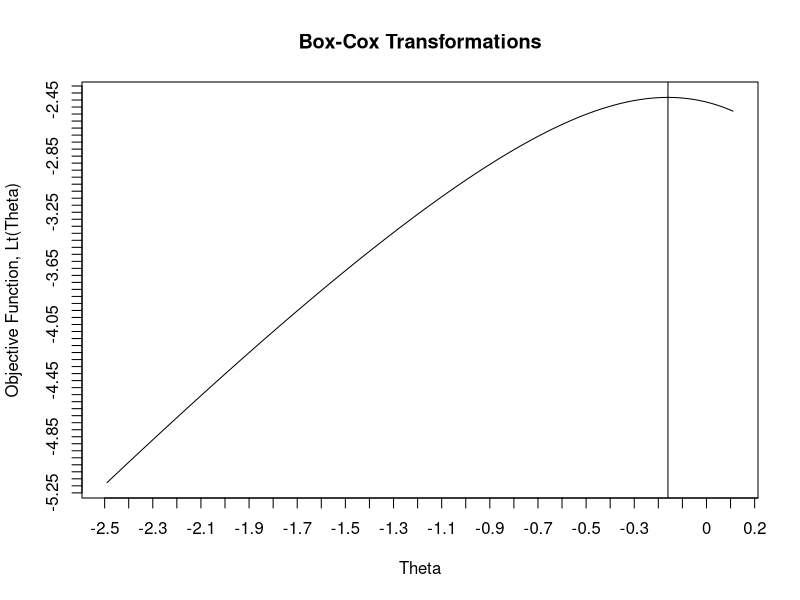

Here is the R script that generated this plot: (Note: this script raises an error after producing the figure.)


# R CODE FOR THE COMPUTATION OF TRANSFORMATION
# FOR DATA IN EXAMPLE 4.1 IN TEXTBOOK
#
# (file is in longneck/meth2/crabtrans.s)
#
# ----------------------------------------------------------------------------
# Read data from an external file:

# data =  matrix(0,150,2)
# y =  matrix(0,150,1)
# data =  scan("u:/meth2/Rfiles/expl4-1.dat",list(a=0,b=""))
# site =  data$b
# y =  data$a
# t=  length(levels(factor(site)))
# d=data.frame(y,site)
# y = matrix(y,6,25,byrow=TRUE)

# Directly input the data and create factor variable Site:

 data =  matrix(0,150,2)
 y =  matrix(0,150,1)

yhab1 = c(0,0,22,3,17,0,0,7,11,11,73,33,0,65,13,44,20,27,48,104,233,81,22,9,2)
yhab2 = c(0,0,56,0,8,0,3,1,16,55,142,10,2,145,6,4,5,124,24,204,415,466,6,14,12)
yhab3 = c(0,0,4,13,5,1,1,4,4,36,407,0,0,18,4,14,0,24,52,314,245,107,5,6,2)
yhab4 = c(0,0,0,4,2,2,5,4,2,1,0,12,1,30,0,3,28,2,21,8,82,12,10,2,0)
yhab5 = c(0,1,1,2,2,1,2,29,2,2,0,13,0,19,1,3,26,30,5,4,94,1,9,3,0)
yhab6 = c(0,0,0,2,3,0,0,4,0,5,4,22,0,64,4,4,43,3,16,19,95,6,22,0,0)
y = c(yhab1,yhab2,yhab3,yhab4,yhab5,yhab6)
s1 = rep("h1",25)
s2 = rep("h2",25)
s3 = rep("h3",25)
s4 = rep("h4",25)
s5 = rep("h5",25)
s6 = rep("h6",25)
hab = c(s1,s2,s3,s4,s5,s6)
site = as.factor(hab)
d=data.frame(y,site)

t=  length(levels(factor(site)))
n=  length(y)
dfe = n-t

ly =  log(y+1)
 anal0 =  aov(ly ~ site,data=d)
 rs0 =  resid(anal0,type="response")
 Lt0 =  -.5*log(sum(rs0^2)/dfe)
sse =  0
gmy =  0
th =  0
Lt =  0
analt =  0
rs =  0
mse =  0
t =  -2.5
#t =  -.5
i =  0
#while(t < 2.1)
while(t < 0.1)
{t =  t+.01
i =  i+1
th[i] =  t
ly =  log(y+1)
gmy =  exp(sum(ly)/n)
yt =  ((y+1)^t -1)/(t*gmy^(t-1))
 analt =  aov(yt ~ site,data=d)
 rst =  resid(analt,type="response")
 mse[i] =  sum(rst^2)/dfe
 Lt[i] =  -.5*log(mse[i])
}
out =  cbind(th,Lt,mse)
Ltmax =  max(Lt)
imax=  which(Lt==max(Lt))
thmax=  th[imax]

#postscript("u:/meth2/psfiles/boxcox_Crabs.ps",height=6,horizontal=FALSE)

plot(th,Lt,lab=c(43,50,7),type="l",main="Box-Cox Transformations",
           xlab="Theta",
           ylab="Objective Function, Lt(Theta)",xaxt="n")
xticks =  seq(-2.5,2.1,.1)
axis(side=1,at=xticks,labels=xticks,cex=.5)

abline(v=thmax)
#graphics.off()

library(MASS)
#boxcox(lm(y+1~site),lambda=seq(-2.5,2.1,.01))
#boxcox(lm(y+1~site),lambda=seq(-.5,.1,.01))
boxcox(lm(y+1~site),lambda=seq(-.2,-.1,.01))
